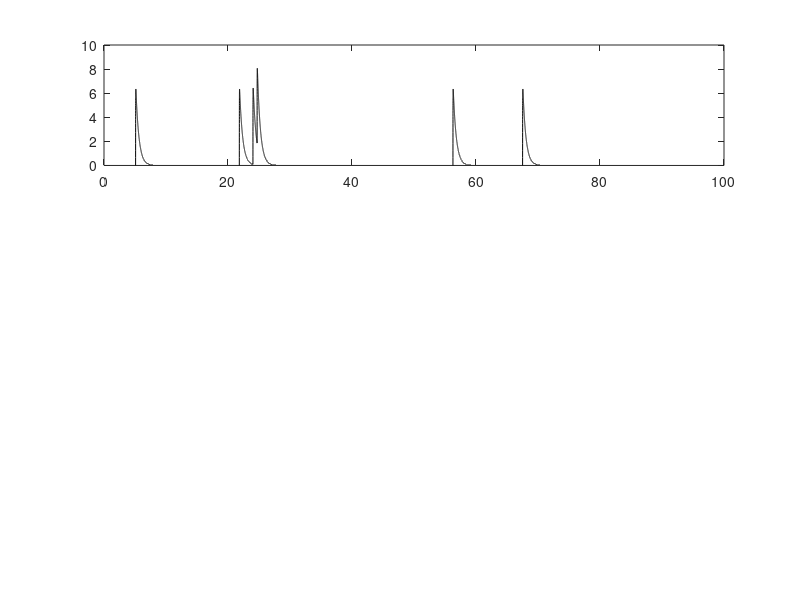

The MATLAB source for this figure: (Note: this script raises an error after producing the figure.)
function S = modelCalcium(S,doPlot)
% see ParseInputs function for input arguments and default parameters
% S ... configuration structure
% doPlot ... generate plots?

% Henry Luetcke (hluetck@gmail.com)
% Brain Research Institut
% University of Zurich
% Switzerland
%
% For details on the simulations please also see the corresponding manuscript:
% Luetcke, Gerhard, Zenke, Gerstner & Helmchen (in revision), Frontiers in Neural Circuits


%% Parameters
if ~nargin
    S = struct;
    doPlot = 1;
end
% addpath('etc')
saveMatfile = 0;

if ~isstruct(S)
   if isstr(S)
       % for cluster use
       % assume mat-file with 1 data structure, S, and one string variable,
       % id
       content = load(S);
       S = content.S;
       id = content.id;
       saveMatfile = 1;
       clear content
   else
       error('Input must be either structure or string variable')
   end
end

[S,cellNo] = ParseInputs(S);

cmap = lines(cellNo);
if cellNo == 1
    cmap = [0 0 0];
end

% simulation should be 1 s or so longer (allow for steady-state in case of high
% firing rates)
dur = S.dur + S.offset;

x = 1/S.samplingRate:1/S.samplingRate:dur;
titleStr = 'Simulation';
if doPlot
    fig = figure('Name',titleStr,'NumberTitle','off','Color','white');
    hold all
end
% ca = zeros(cellNo,numel(x));
dff = zeros(cellNo,numel(x));
spkTCell = S.spkTimes;
tauOn = S.tauOn;
A1 = S.A1;
tau1 = S.tau1;
A2 = S.A2;
tau2 = S.tau2;

% expected peak amplitude based on exponential rise and decay
PeakA = A1 .* (tau1./tauOn.*(tau1./tauOn+1).^-(tauOn./tau1+1));
sdnoise = PeakA./S.snr; % determines how much Gaussian noise is added to the trace

samplingRate = S.samplingRate;
offset = S.offset;
spkTCell2 = cell(1,cellNo);

% in principle it is possible to run simulations for multiple neurons at the same time
% in this case input arguments that differ from cell to cell have to be provided in vectorized
% format (e.g. one entry per cell)
% this is only supported for parameters where this makes experimentally sense, e.g. for the firing
% rate, decay time etc. but not for imaging parameters, such as the frame rate
for m = 1:cellNo
    currentSpkT = spkTCell{m};
    if isempty(spkTCell{m})
        fprintf('No spikes for cell %1.0f. Skipping ...\n',m);
        if m == 1
            close all
            error('Must have spikes for cell 1. Try to increase firing rate / simulation duration.');
        end
        continue
    end
    
    if isfield(S,'A1sigma') && ~isempty(S.A1sigma) && isfield(S,'tau1sigma') && ~isempty(S.tau1sigma)
        % convolution for each spike (slower, allows variable model calcium transient)
        for n = 1:numel(currentSpkT)
            currentA1 = random('normal',A1(m),A1(m).*S.A1sigma);
            currentTau1 = random('normal',tau1(m),tau1(m).*S.tau1sigma);
            y = spkTimes2Calcium(currentSpkT(n),tauOn(m),currentA1,currentTau1,A2(m),...
                tau2(m),samplingRate,dur);
            dff(m,:) = dff(m,:) + y(1:numel(x));
        end
    else
        % convolution over all spikes (faster, same model calcium transient)
        modelTransient = spkTimes2Calcium(0,tauOn(m),A1(m),tau1(m),A2(m),...
            tau2(m),samplingRate,dur);
        spkVector = zeros(1,numel(x));
        for i = 1:numel(currentSpkT)
            [~,idx] = min(abs(currentSpkT(i)-x));
            spkVector(idx) = spkVector(idx)+1;
        end
        dffConv = conv(spkVector,modelTransient);
        dff(m,:) = dffConv(1:length(x));
    end
    
    currentSpkT = currentSpkT - offset;
    currentSpkT(currentSpkT<0) = [];
    spkTCell2{m} = currentSpkT;
end
S.spkTimes = spkTCell2;

subPlotNo = length(S.frameRate)+2;
axisHandles = [];

%% DFF
xPlot = x - S.offset;
dff(:,xPlot<0) = [];
xPlot(xPlot<0) = [];
if doPlot
    subplot(subPlotNo,1,1)
    yOffset =0;
    for m = 1:cellNo
        if isempty(spkTCell{m})
            continue
        end
        if m > 1
            currentDff = dff(m,:)+(yOffset-min(dff(m,:)));
        else
            currentDff = dff(m,:);
        end
        plot(xPlot,currentDff,'Color',cmap(m,:)); hold on
        yOffset = max(currentDff)+max(dff(:))/5;
        for n = 1:numel(S.spkTimes{m})
            h_err = errorbar(S.spkTimes{m}(n),max(currentDff),0,...
                max(dff(:))/10,'Color',cmap(m,:));
%             removeErrorBarEnds(h_err)
            set(h_err,'LineWidth',2)
        end
    end
    set(gca,'ylim',[min(dff(:)) max(currentDff)+max(dff(:))/10],'box','off')
    axisHandles(1) = gca;
    ylabel('DFF / %');
end
S.data.dff = dff;

%% noisy DFF
noisyDFF = zeros(cellNo,size(dff,2));
for m = 1:cellNo
    if isempty(spkTCell{m})
        continue
    end
    
    whiteNoise = sdnoise(m).*randn(1,size(dff,2));
    % it is possible to 'color' the noise, to mimick possible temporal autocorrelations (not
    % extensively tested)
    %     a = 0.99; % 0.99 gives auto-cov similar to exp. data
    % First Order Low pass filter y(n)=a*y(n-1)+(1-a)*x(n)
    % Filter Transfer function Y(Z) = X(Z)*(1-a)/(1-aZ^-1)
    %     coloredNoise = (filter(1-a,[1 -a],whiteNoise)) + whiteNoise;
    coloredNoise = whiteNoise;
    noisyDFF(m,:) = dff(m,:) + coloredNoise;
end
if doPlot
    subplot(subPlotNo,1,2)
    yOffset =0;
    for m = 1:cellNo
        if isempty(spkTCell{m})
            continue
        end
        if m > 1
            currentDff = noisyDFF(m,:)+(yOffset-min(noisyDFF(m,:)));
        else
            currentDff = noisyDFF(m,:);
        end
        plot(xPlot,currentDff,'Color',cmap(m,:)); hold on
        yOffset = max(currentDff)+max(noisyDFF(:))/5;
        for n = 1:numel(S.spkTimes{m})
            h_err = errorbar(S.spkTimes{m}(n),max(currentDff),0,...
                max(noisyDFF(:))/10,'Color',cmap(m,:));
%             removeErrorBarEnds(h_err)
            set(h_err,'LineWidth',2)
        end
    end
    set(gca,'ylim',[min(noisyDFF(:)) ...
        max(currentDff)+max(noisyDFF(:))/10],'box','off')
    axisHandles(2) = gca;
    ylabel('DFF / %');
end
S.data.noisyDFF = noisyDFF;

%% noisy DFF at frame rate
lowResT = 1/S.frameRate:1/S.frameRate:max(xPlot);
lowResT = (1/S.frameRate:1/S.frameRate:max(xPlot)) - (0.5 .* 1/S.frameRate);
[~,idxList] = findClosest(lowResT,xPlot);
noisyDFFlowRes = zeros(m,numel(idxList));
for m = 1:cellNo
    if isempty(spkTCell{m})
        continue
    end
    noisyDFFlowRes(m,:) = noisyDFF(m,idxList);
end

if doPlot
    subplot(subPlotNo,1,3)
    yOffset = 0;
    for m = 1:cellNo
        if isempty(spkTCell{m})
            continue
        end
        if m > 1
            currentDff = noisyDFFlowRes(m,:)+(yOffset-min(noisyDFF(m,:)));
        else
            currentDff = noisyDFFlowRes(m,:);
        end
        plot(lowResT,currentDff,'Color',cmap(m,:)); hold on
        yOffset = max(currentDff)+max(noisyDFFlowRes(:))/5;
        for n = 1:numel(S.spkTimes{m})
            h_err = errorbar(S.spkTimes{m}(n),max(currentDff),0,...
                max(noisyDFFlowRes(:))/10,'Color',cmap(m,:));
            removeErrorBarEnds(h_err)
            set(h_err,'LineWidth',2)
        end
    end
    set(gca,'ylim',[min(noisyDFFlowRes(:)) ...
        max(currentDff)+max(noisyDFFlowRes(:))/10],'box','off')
    axisHandles(3) = gca;
    ylabel(sprintf('DFF (%1.0f Hz)',S.frameRate));
    xlabel('Time / s');
    linkaxes(axisHandles,'x')
end
dff = zeros(cellNo,length(noisyDFFlowRes));
for m = 1:cellNo
    if isempty(spkTCell{m})
        continue
    end
    % now perform baseline setting based on ratio of expected and real SD
    % of trace
    ratioSD = std(noisyDFFlowRes(m,:))./sdnoise(m);
    
%     ratioMeanSD = mean(noisyDFFlowRes(m,:))/std(noisyDFFlowRes(m,:)); %
%     not needed?

    % empirical function describing baseperc as function of ratioSD
    basePerc = 50 - 50 / (1+exp(-(ratioSD-1-S.snr(m)*0.25)*10/S.snr(m)));

    baseValue = prctile(noisyDFFlowRes(m,:),basePerc);
    % sometimes it is better to specify the baseline explicitely, for example in cases of short
    % bursts of activity
    baseValue = 0;
    dff(m,:) = noisyDFFlowRes(m,:) - baseValue;
end

S.data.noisyDFFlowResT = noisyDFFlowRes;

switch lower(S.reconAlg)
    case 'none'
        if saveMatfile
            saveToMatfile(S,id)
        end
        return
end
if doPlot
    titleStr = sprintf('Reconstruction - %s',S.reconAlg);
    fig = figure('Name',titleStr,'NumberTitle','off','Color','white'); hold all
end


%% Reconstruction
peelOpts = S.peelOptions;
% schmitt = [1.75 -1 0.3];
S.recon = struct;
switch lower(S.reconAlg)
    case 'peeling'
        if isfield(S,'schmitt')
            schmitt = S.schmitt;
        end
        [S.recon.spikePredict,S.recon.peel] = ...
            doPeel(dff,S.frameRate,S.A1,S.tau1,S.A2,S.tau2,S.tauOn,sdnoise, ...
            peelOpts.schmitt, peelOpts.peel_p);
end

dffRecon = zeros(cellNo, length(lowResT));
S.recon.spkTimesRecon = cell(1,cellNo);
for m = 1:cellNo
    if isempty(spkTCell{m})
        continue
    end
    S.recon.spkTimesRecon{m} = S.recon.spikePredict{m};
    
    % reconstructed model trace based on reconstructed spike times
    modelTransient = spkTimes2Calcium(0,tauOn(m),A1(m),tau1(m),A2(m),...
        tau2(m),S.frameRate,dur);
    spkVector = zeros(1,numel(lowResT));
    for i = 1:numel(S.recon.spkTimesRecon{m})
        [~,idx] = min(abs(S.recon.spkTimesRecon{m}(i)-lowResT));
        spkVector(idx) = spkVector(idx)+1;
    end
    dffConv = conv(spkVector,modelTransient);
    dffRecon(m,:) = dffConv(1:length(lowResT));
end

if doPlot
    yOffset =0;
    for m = 1:cellNo
        if isempty(spkTCell{m})
            continue
        end
        if m > 1
            currentDff = dff(m,:)+(yOffset-min(dff(m,:)));
        else
            currentDff = dff(m,:);
        end
        plot(lowResT,currentDff,'Color',[0 0 0]); hold on       
        plot(lowResT,dffRecon,'Color',[0 1 0]);
        yOffset = max(currentDff)+max(dff(:))/5;
        for n = 1:numel(S.spkTimes{m})
            h_err = errorbar(S.spkTimes{m}(n),max(currentDff),0,...
                max(dff(:))/10,'Color',[0 0 0]);
            removeErrorBarEnds(h_err)
            set(h_err,'LineWidth',2)
        end
        for n = 1:numel(S.recon.spkTimesRecon{m})
            h_err = errorbar(S.recon.spkTimesRecon{m}(n),...
                max(currentDff)+max(dff(:))/10,0,max(dff(:))/10,...
                'Color',[1 0 0]);
            removeErrorBarEnds(h_err)
            set(h_err,'LineWidth',2)
        end
    end
    set(gca,'ylim',...
        [min(dff(:)) max(currentDff)+2*max(dff(:))/10],'box','off')
    ylabel('DFF / %s');
    xlabel('Time / s');
end

if saveMatfile
    saveToMatfile(S,id)
end

end

%% Function - saveToMatfile
function saveToMatfile(S,id)
% create a unique file name
while true
    id = sprintf('%s_%05.0f.mat',id,round(rand(1,1)*100000));
    id = fullfile(pwd,id);
    if ~exist(id,'file')
        break
    end
end
S = removeBigDataFields(S);
save(id,'S')

end


%% Function - removeBigDataFields
function Sout = removeBigDataFields(S)
S.spkTimes{1} = int32((S.spkTimes{1}.*100000)');
Sout.spkTimes = S.spkTimes;
S.recon.spkTimesRecon{1} = int32(S.recon.spkTimesRecon{1}.*100000);
Sout.spkTimesRecon = S.recon.spkTimesRecon;
Sout.calcium = int32(S.data.noisyDFFlowResT.*100000);

end

%% Function - doPeel
function [spikePredict,peel] = doPeel(dff,frameRate,A1,tau1,A2,tau2,tauOn,sdnoise, schmitt, peel_p)
for m = 1:size(dff,1)
    %     [ca_p,exp_p,peel_p, data] = InitPeeling(dff(m,:),frameRate);
    
    % override some parameters
    ca_p.amp1=A1(m);
    ca_p.tau1=tau1(m);
    ca_p.amp2=A2(m);
    ca_p.tau2=tau2(m);
    ca_p.onsettau = tauOn(m);
    exp_p.noiseSD = sdnoise(m);
    
    % Schmitt trigger - high threshold, relative to noise
    peel_p.smtthigh = schmitt(1)*exp_p.noiseSD;
    peel_p.smttlow = schmitt(2)*exp_p.noiseSD;
    peel_p.smttmindur= schmitt(3);
    peel_p.slidwinsiz = 100.0;
    peel_p.fitupdatetime=2.0;
    
    peel_p.doPlot = 0;
    
    [ca_p, peel_p, data] = Peeling(dff(m,:), frameRate, ca_p, exp_p, peel_p);
    
    spikePredict{m} = data.spikes;
    peel{m} = data.peel;
end

end

%% Function - ParseInputs
function [S, doVectorized] = ParseInputs(S)
doVectorized = 0;
% note that all vectorizable inputs must be the same length (or length=1)
if ~isfield(S,'A1')
    S.A1 = 7; % single AP DFF in % / vectorizable for network of neurons
end
if length(S.A1) > 1
    doVectorized = 1;
end

if ~isfield(S,'tau1')
    S.tau1 = 0.5; % indicator decay time in s / vectorizable for network of neurons
end
if length(S.tau1) > 1
    doVectorized = 1;
end

if ~isfield(S,'A1sigma')
    S.A1sigma = []; % spread of A1 around mean
end

if ~isfield(S,'tau1sigma')
    S.tau1sigma = []; % spread of tau1 around mean
end

if ~isfield(S,'A2')
    S.A2 = 0; % second amplitude for double-exp decay / vectorizable for network of neurons
end
if length(S.A2) > 1
    doVectorized = 1;
end

if ~isfield(S,'tau2')
    S.tau2 = 0; % decay time for second exponential / vectorizable for network of neurons
end
if length(S.tau2) > 1
    doVectorized = 1;
end

if ~isfield(S,'tauOn')
    S.tauOn = 0.01; % onset time in s / vectorizable for network of neurons
end
if length(S.tauOn) > 1
    doVectorized = 1;
end

if ~isfield(S,'dur')
    S.dur = 100; % simulation duration in s
end

if ~isfield(S,'spikeRate')
    S.spikeRate = 0.1; % firing rate in Hz / vectorizable for network of neurons
end
if length(S.spikeRate) > 1
    doVectorized = 1;
end

if ~isfield(S,'snr')
    S.snr = 2; % SNR (=A/SDnoise) / vectorizable for network of neurons
end
if length(S.snr) > 1
    doVectorized = 1;
end

if ~isfield(S,'samplingRate')
    S.samplingRate = 1000; % rate for calculation of calcium concentration and DFF in Hz
end
if ~isfield(S,'frameRate')
    S.frameRate = 30; % simulate imaging of DFF with this rate in Hz
end

if ~isfield(S,'offset')
    S.offset = 1; % in s
end
if ~isfield(S,'maxdt')
    S.maxdt = 0.5; % for evaluation, in s
end
if ~isfield(S,'reconAlg')
    S.reconAlg = 'peeling'; % reconstruction algorithm ('peeling' or 'none')
end

if ~isfield(S,'peelOptions')
    peelOptions.schmitt = [1.75 -1 0.3];
    peelOptions.peel_p.optimizeSpikeTimes = 1;
    peelOptions.peel_p.fitonset = 0;
    S.peelOptions = peelOptions;
end

switch S.reconAlg
    case 'none'
        warning('Skipping reconstruction (and evaluation).');
end

if ~isfield(S,'recycleSpikeTimes')
    S.recycleSpikeTimes = 0; % reuse existing spike train
end

% if ~isfield(S,'doEvaluation')
%     S.doEvaluation = 1; % compare reconstructed and original spike trains
% end


% check if vectorized arguments are consistent
if doVectorized
    argVector = {S.A1 S.tau1 S.A2 S.tau2 S.tauOn S.spikeRate S.snr};
    if length(unique(cellfun(@length,argVector))) > 2 % length can be either 1 or number of neurons
        error('Argument lengths are inconsistent');
    end
    doVectorized = unique(cellfun(@length,argVector));
    if doVectorized(1) == 1
        doVectorized = doVectorized(2);
    else
        doVectorized = doVectorized(1);
    end
    if length(S.A1) == 1
        S.A1 = repmat(S.A1,1,doVectorized);
    end
    if length(S.tau1) == 1
        S.tau1 = repmat(S.tau1,1,doVectorized);
    end
    if length(S.A2) == 1
        S.A2 = repmat(S.A2,1,doVectorized);
    end
    if length(S.tau2) == 1
        S.tau2 = repmat(S.tau2,1,doVectorized);
    end
    if length(S.tauOn) == 1
        S.tauOn = repmat(S.tauOn,1,doVectorized);
    end
    if length(S.spikeRate) == 1
        S.spikeRate = repmat(S.spikeRate,1,doVectorized);
    end
    if length(S.snr) == 1
        S.snr = repmat(S.snr,1,doVectorized);
    end
else
    doVectorized = 1;
end

if ~isfield(S,'spkTimes') || ~S.recycleSpikeTimes
    S.spkTimes = cell(doVectorized,1);
    for n = 1:doVectorized
        %     poisson spike train
        S.spkTimes{n,1} = PoissonSpikeTrain(S.spikeRate(n),S.dur+S.offset);
    end
else
    if ~iscell(S.spkTimes)
        spkTimes = S.spkTimes;
        S.spkTimes = cell(1,1);
        S.spkTimes{1} = spkTimes;
    end
    if length(S.spkTimes) ~= doVectorized
        warning('Spike time vector length not consistent with vectorized arguments. Setting to spike time vector length.');
        doVectorized = length(S.spkTimes);
        S.A1 = repmat(S.A1(1),1,doVectorized);
        S.tau1 = repmat(S.tau1(1),1,doVectorized);
        S.A2 = repmat(S.A2(1),1,doVectorized);
        S.tau2 = repmat(S.tau2(1),1,doVectorized);
        S.tauOn = repmat(S.tauOn(1),1,doVectorized);
        S.snr = repmat(S.snr(1),1,doVectorized);
        % set S.spikeRate to average firing rate
        for n = 1:doVectorized
            avgFiringRate = numel(S.spkTimes{n}) / S.dur;
            S.spikeRate(n) = avgFiringRate;
        end
    end
    for n = 1:doVectorized
        S.spkTimes{n} = S.spkTimes{n} + S.offset;
        dummy = PoissonSpikeTrain(S.spikeRate(n),S.offset);
        dummy = reshape(dummy,1,numel(dummy));
        S.spkTimes{n} = reshape(S.spkTimes{n},1,numel(S.spkTimes{n}));
        S.spkTimes{n} = [dummy, S.spkTimes{n}];
    end
end

S = orderfields(S);

end

function spikeTimes = PoissonSpikeTrain(rate, dur)
% Generate Poisson Spike Train with firing rate and duration


dt = 0.0001;

spikeTimes=[];

% Generating spikes from a exponential distribution
for t=0:dt:dur
    if (rate*dt)>=rand
        spikeTimes(end+1,1)=t;
    end
end
end


function [y, x] = spkTimes2Calcium(spkT,tauOn,ampFast,tauFast,ampSlow,...
    tauSlow,frameRate,duration)
% for OGB1-AM (from Grewe et al., Nat Meth, 2010)
% tauOn ... 10ms
% ampFast ... 8% tauFast ... 60ms
% ampSlow ... 3% tauSlow ... 800ms

% Henry Luetcke (hluetck@gmail.com)
% Brain Research Institut
% University of Zurich
% Switzerland

x = 0:(1/frameRate):duration;
y = (1-(exp(-(x-spkT)./tauOn))).*...
    (ampFast.*exp(-(x-spkT)./tauFast))+(ampSlow.*exp(-(x-spkT)./tauSlow)); 
% y = (1-(exp(-(x-spkT)./tauOn))).*(ampFast*exp(-(x-spkT)./tauFast));
y(x<spkT) = 0;
y(isnan(y)) = 0;
end
